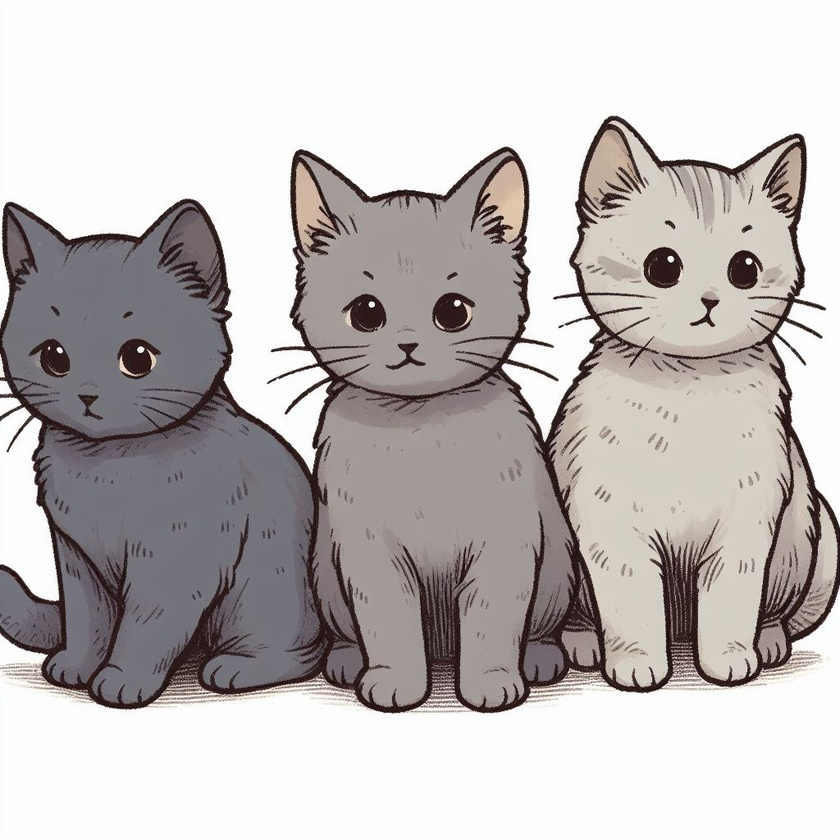
#> input picture BackgroundChange/pisici.jpg, 840 x 840 px, shrunk from 1024 x 1024 before the run
$ python test_color.py
#> lines starting #> are read from the running program, lines starting #| are printed output that depends on the picture; after the words box and inside, x2 and y2 are one past the last pixel; in counts of white or black regions, pixels touching at a corner belong together
import cv2
import numpy as np
import matplotlib.pyplot as plt

if __name__ == "__main__":
    # loading main image
    main_image = cv2.imread("../pisici.jpg")
#> main_image is the input picture: shape (840, 840, 3); mean B, G, R 186.4, 187.3, 192.1

    # converting the main image to grayscale for thresholding
    gray_image = cv2.cvtColor(main_image, cv2.COLOR_BGR2GRAY)

    # apply binary thresholding to separate the foreground (el gatos)
    # adjust the threshold value for the best result
    _, binary_mask = cv2.threshold(gray_image, 100, 255, cv2.THRESH_BINARY_INV)
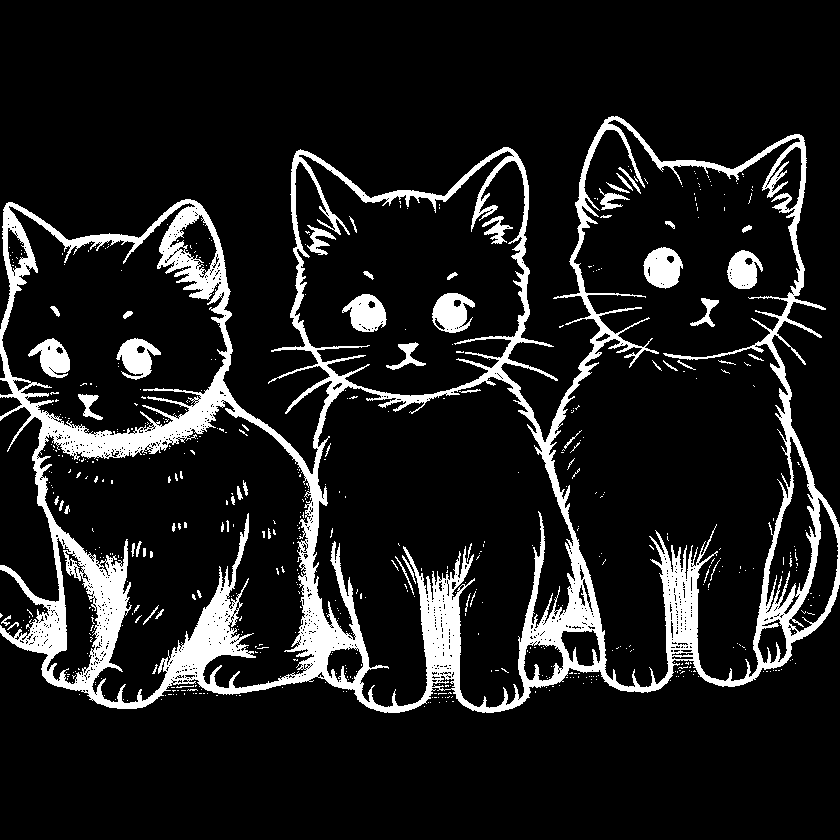
#> binary_mask: shape (840, 840); 11.9% white; 575 white regions (516 under 20 px), largest, box (x1, y1, x2, y2) and area: (0, 116, 840, 713) 72272, (643, 247, 683, 289) 1182, (432, 293, 475, 333) 1137

    # create a mask for the main subject
    # flood fill to create the inverse of the mask
    flood_filled = binary_mask.copy()
    h, w = binary_mask.shape[:2]
#> h = 840; w = 840
    mask = np.zeros((h + 2, w + 2), np.uint8)
    cv2.floodFill(flood_filled, mask, (0, 0), 255)
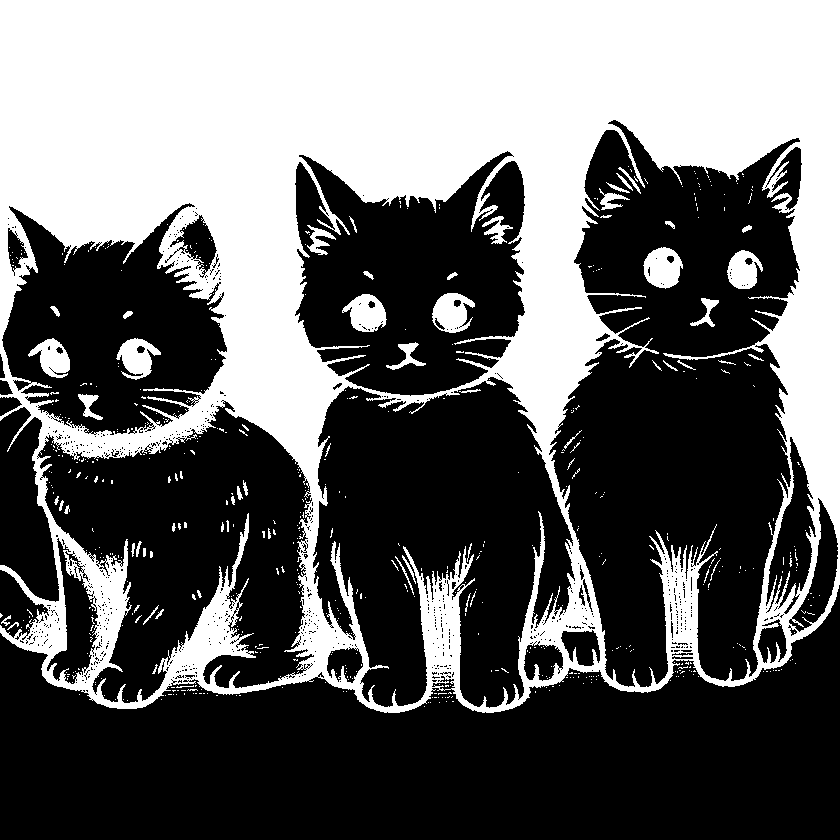
#> flood_filled: shape (840, 840); 40% white; 574 white regions (515 under 20 px), largest, box (x1, y1, x2, y2) and area: (0, 0, 840, 713) 270703, (643, 247, 683, 289) 1182, (432, 293, 475, 333) 1137
    flood_filled_inv = cv2.bitwise_not(flood_filled)

    # use the mask to extract the subject from the main image
    foreground = cv2.bitwise_and(main_image, main_image, mask=flood_filled_inv)
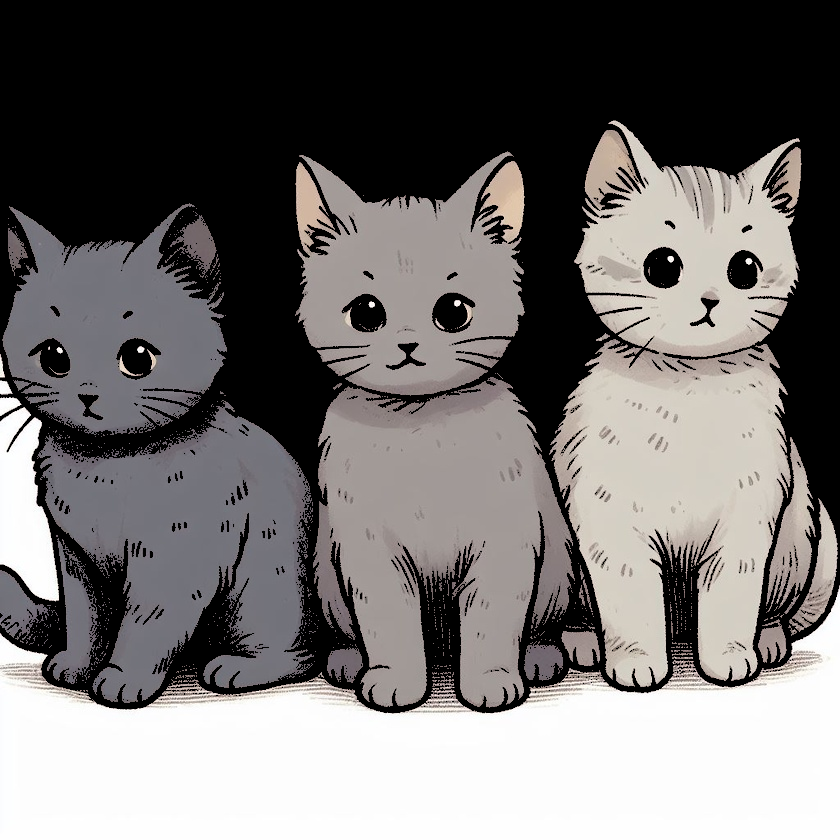
#> foreground: shape (840, 840, 3); mean B, G, R 110, 111, 114.1

    # create a colored background
    color = (0, 128, 255)  # example color (BGR format: Orange)
    color_background = np.full(main_image.shape, color, dtype=np.uint8)

    # mask the background with the color
    background = cv2.bitwise_and(color_background, color_background, mask=flood_filled)
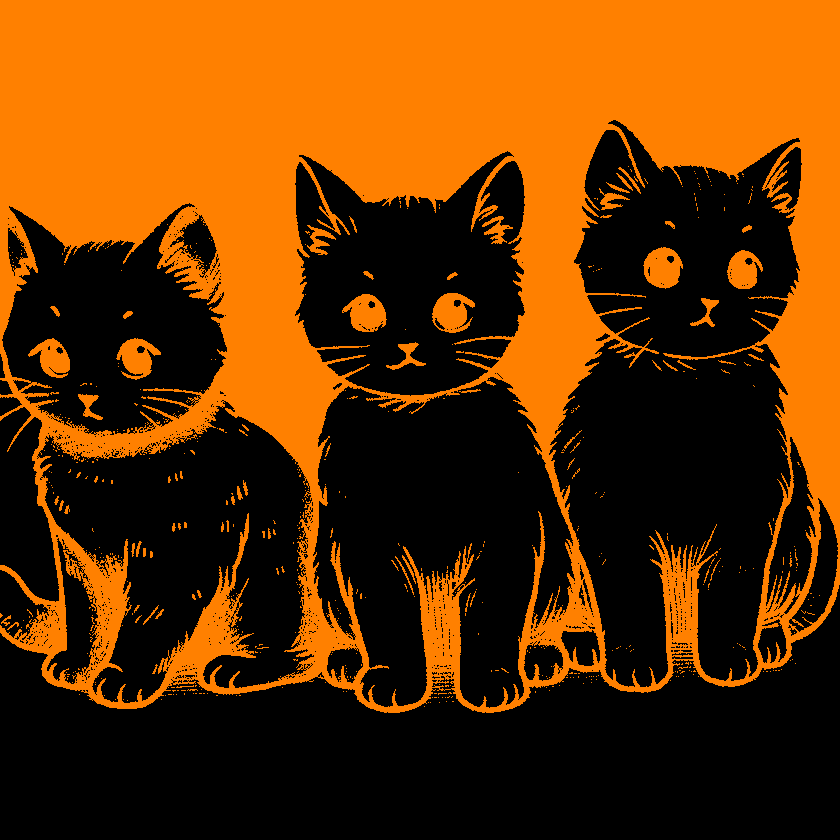
#> background: shape (840, 840, 3); mean of channels 0, 1, 2 0, 51.2, 102; drawn as B, G, R
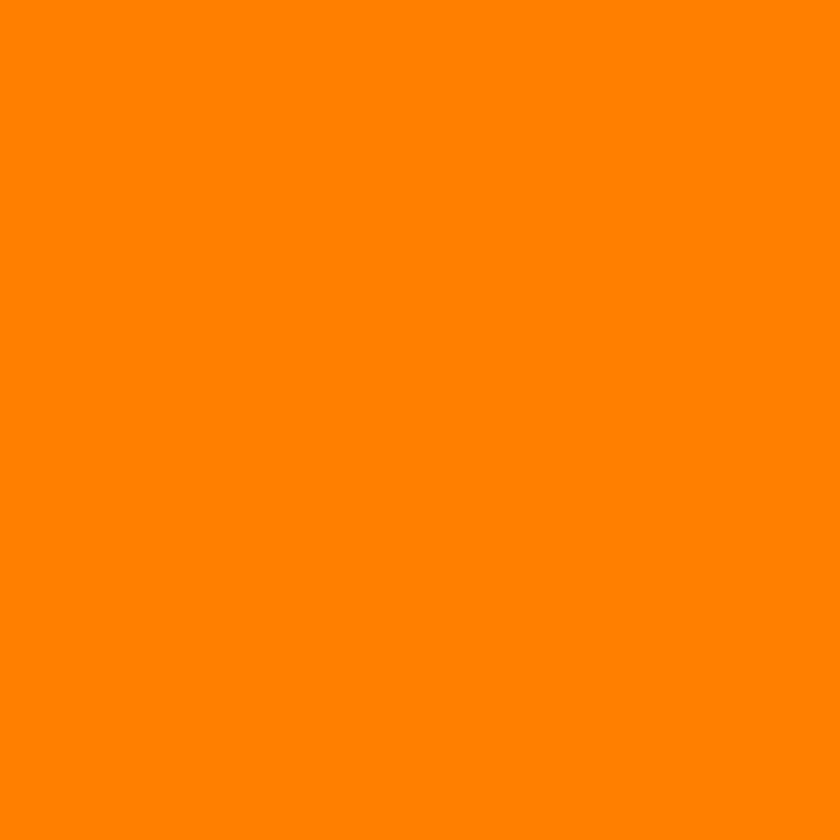
#> color_background: shape (840, 840, 3); mean of channels 0, 1, 2 0, 128, 255; drawn as B, G, R

    # combine the subject with the colored background
    result = cv2.add(foreground, background)
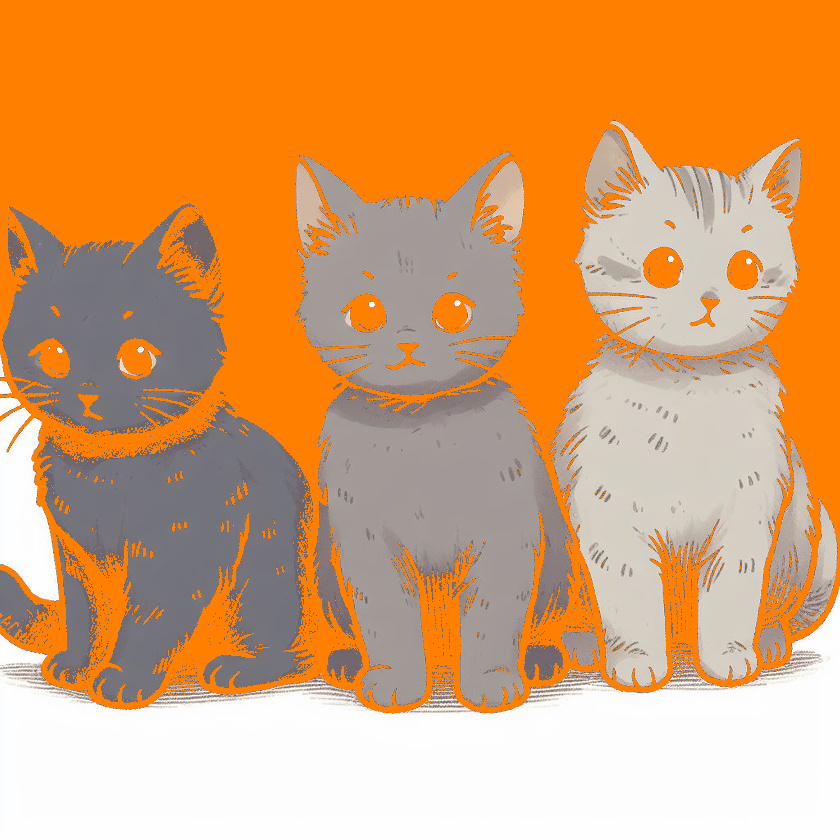
#> result: shape (840, 840, 3); mean B, G, R 110, 162.2, 216

    # display the result
    plt.figure(figsize=(10, 10))
    plt.imshow(cv2.cvtColor(result, cv2.COLOR_BGR2RGB))
    plt.title("Final image with colored background")
    plt.axis('off')
    plt.show()
